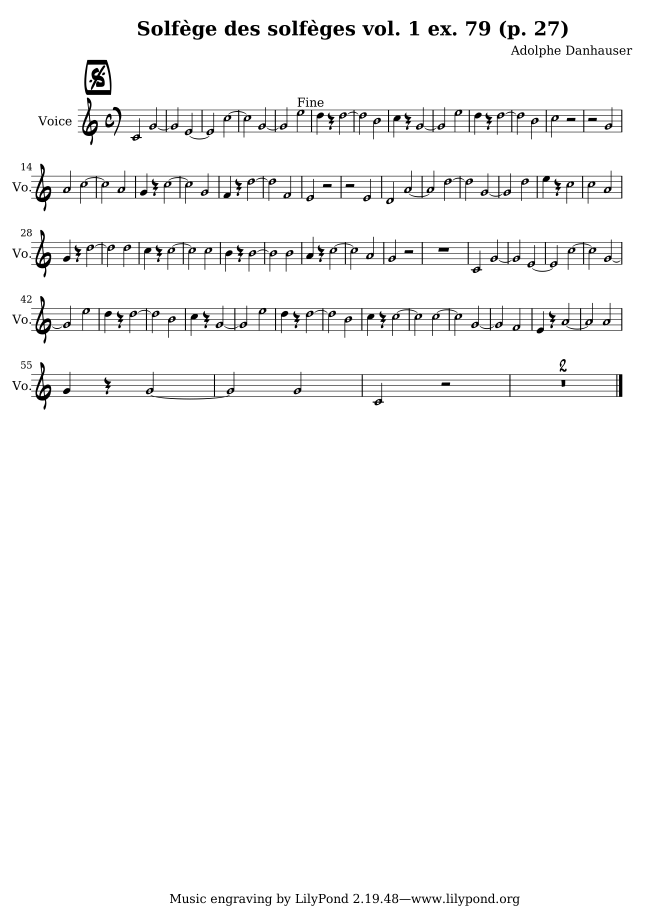
#> input picture model/tests/domain/test_custom_dataset/images/1.png, 1960 x 2772 px, found by its file name (shown at 1/3 size)
$ jupyter execute --allow-errors 'データセット可視化.ipynb'
#> lines starting #> are read from the running program, lines starting #| are printed output that depends on the picture
[cell 1]
import os
import cv2
from PIL import Image
from pathlib import Path

[cell 2]
def draw_bboxes(image_path, annotations, output_size: int = 0):
    """
    image_path: 入力画像ファイルへのパス (str)
    annotations: [[cx_ratio, cy_ratio, w_ratio, h_ratio, class_label], ...]
    """
    # 画像の読み込み
    img = cv2.imread(image_path)
    if img is None:
        raise FileNotFoundError(f"Image not found at {image_path}")

    if output_size != 0:
        img = cv2.resize(img, (output_size, output_size), interpolation=cv2.INTER_AREA)

    h, w = img.shape[:2]

    for ann in annotations:
        cx_ratio, cy_ratio, w_ratio, h_ratio, class_label = ann

        # 実ピクセル座標へ変換
        cx = cx_ratio * w
        cy = cy_ratio * h
        bw = w_ratio * w
        bh = h_ratio * h

        # バウンディングボックスの左上・右下座標を計算
        x1 = int(cx - bw / 2)
        y1 = int(cy - bh / 2)
        x2 = int(cx + bw / 2)
        y2 = int(cy + bh / 2)
        # print(x1, y1, x2, y2)

        # バウンディングボックスの描画
        # (B, G, R) 例: 緑色
        cv2.rectangle(img, (x1, y1), (x2, y2), (0, 255, 0), 2)

        # クラスラベルを表示（任意でフォントやサイズを調整可）
        label_str = str(class_label)
        font = cv2.FONT_HERSHEY_SIMPLEX
        font_scale = 0.6
        thickness = 1

        # テキストサイズ取得し、背景ボックスを描画してからテキストを重ねる
        (text_w, text_h), _ = cv2.getTextSize(label_str, font, font_scale, thickness)
        cv2.rectangle(img, (x1, y1 - text_h - 5), (x1 + text_w, y1), (0, 255, 0), -1)
        cv2.putText(
            img, label_str, (x1, y1 - 5), font, font_scale, (0, 0, 0), thickness
        )

    return img


def load_annotations(annotation_path):
    with open(annotation_path, "r") as file:
        lines = file.readlines()

    annotations = []
    for line in lines:
        class_label, pitch_label, cx_ratio, cy_ratio, w_ratio, h_ratio = line.split()
        annotations.append(
            [
                float(cx_ratio),
                float(cy_ratio),
                float(w_ratio),
                float(h_ratio),
                int(class_label),
            ]
        )
    return annotations

[cell 3]
image_number = 1
OUTPUT_IMG_SIZE = 1280
data_dir = Path("../data/complete")
output_path = Path("../data/output/complete/true")
image_path = data_dir / f"images/{image_number}.png"
im0 = cv2.imread(image_path.as_posix())  # annotaterはこっちを使っている
#> im0 is the input picture: shape (2772, 1960, 3); min 0, max 255, mean 246.7
image = Image.open(image_path).convert("RGB")

annotation_path = (
    data_dir / f"labels_mapping_to_center_and_normalization/{image_number}.txt"
)
annotations = load_annotations(annotation_path)
#> (reads model/tests/domain/test_custom_dataset/labels/1.txt from the repository)
# print(annotations[0])
# annotations = [annotations[0]]
result_image = draw_bboxes(image_path, annotations, OUTPUT_IMG_SIZE)
#> in draw_bboxes, `img = cv2.resize(img, (output_size, output_size), interpolation=cv2.IN..`:
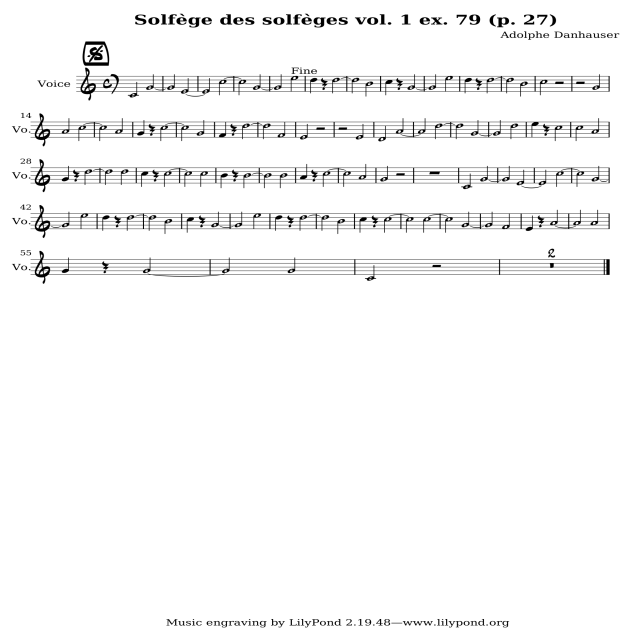
#> img: shape (1280, 1280, 3) (shown at 1/2 size); min 0, max 255, mean 246.7
cv2.imwrite(str(output_path / f"{image_number}_complete.png"), result_image)
#> Out = True
